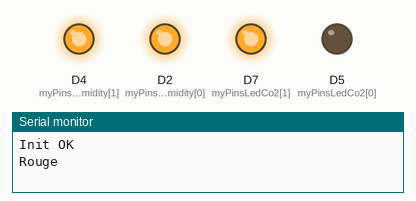
Simulated run of this sketch. Board: ESP8266 (NodeMCU). On the bench: output pins drawn as LEDs (lit = HIGH), the last lines printed to the serial monitor.

Above: at 2.5 s.
At 7.5 s:
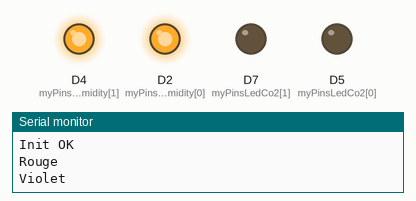
At 12.5 s:
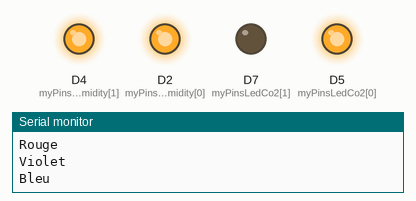
At 17.5 s:
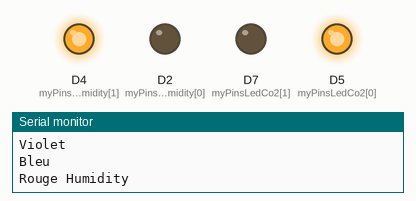
At 22.5 s:
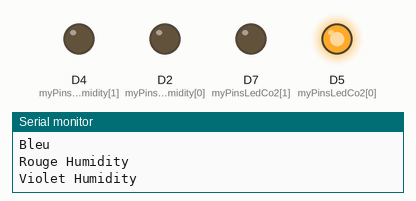
At 27.5 s:
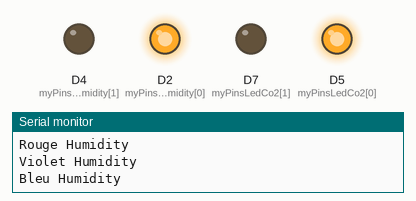
Timing chart, 0 to 39.0 s (numbered marks = the images above):
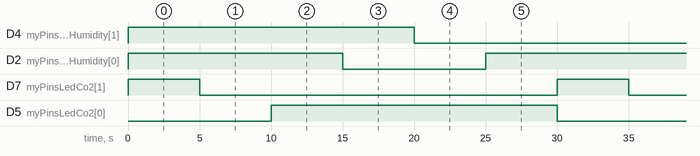

Measured:
- by itself, D4 (myPinsLedHumidity[1]), D7 (myPinsLedCo2[1]): alternates HIGH for 5.0 s and LOW for 25.0 s
- by itself, D2 (myPinsLedHumidity[0]), D5 (myPinsLedCo2[0]): alternates HIGH for 20.0 s and LOW for 10.0 s

The sketch:

testNumeriqueMultiLed.ino
```cpp
//Ordre de PIN : Rouge/Bleu
int myPinsLedCo2[] = {D5, D7};
int myPinsLedHumidity[] = {D2, D4};
int myPinsLedCo2Value[] = {HIGH,HIGH};
int myPinsLedHumidityValue[] = {HIGH,HIGH};
void setup()
{
  Serial.begin(115200);

  //Init des PIN out pour tous les PIN utilisés
  for (int i = 0; i< 2;i ++ ){
    pinMode(myPinsLedCo2[i],OUTPUT);
    pinMode(myPinsLedHumidity[i],OUTPUT);
  }
  updateLed();
  Serial.println("Init OK");
}

// This function updates the LED outputs.
void updateLed()
{
  for (int i = 0; i<2; i++){
    digitalWrite(myPinsLedCo2[i],myPinsLedCo2Value[i]);
    digitalWrite(myPinsLedHumidity[i],myPinsLedHumidityValue[i]);
  }
}

void loop()
{
  Serial.println("Rouge");
  setColorToRed(myPinsLedCo2Value);
  updateLed();
  delay(5000);
  Serial.println("Violet");
  setColorToPink(myPinsLedCo2Value);
  updateLed();
  delay(5000);
  Serial.println("Bleu");
  setColorToBlue(myPinsLedCo2Value);
  updateLed();
  delay(5000);
  Serial.println("Rouge Humidity");
  setColorToRed(myPinsLedHumidityValue);
  updateLed();
  delay(5000);
  Serial.println("Violet Humidity");
  setColorToPink(myPinsLedHumidityValue);
  updateLed();
  delay(5000);
  Serial.println("Bleu Humidity");
  setColorToBlue(myPinsLedHumidityValue);
  updateLed();
  delay(5000);
}

void setColorToRed(int ledValue[]) {
  ledValue[0] = LOW;
  ledValue[1] = HIGH;
}

void setColorToBlue(int ledValue[]) {
  ledValue[0] = HIGH;
  ledValue[1] = LOW;
}

void setColorToPink(int ledValue[]) {
  ledValue[0] = LOW;
  ledValue[1] = LOW;
}
```
